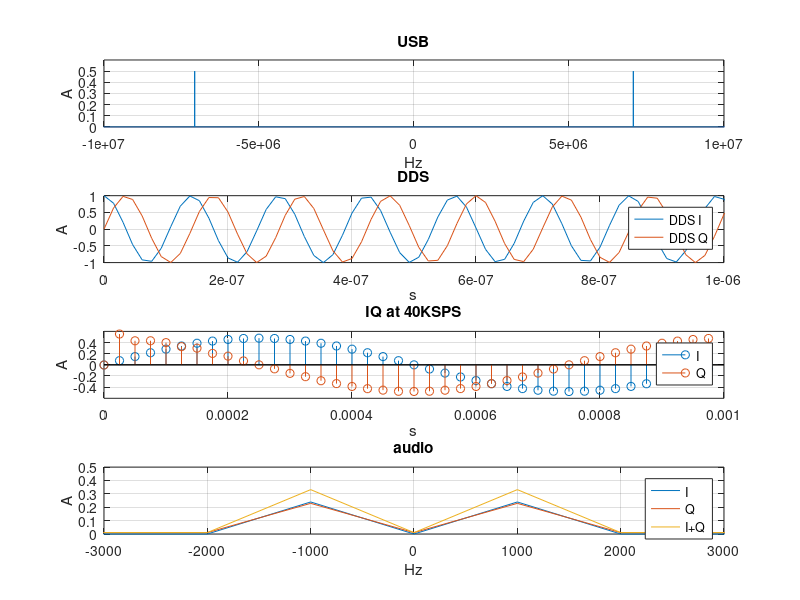

Source code (MATLAB):
addpath("C:\Users\Martin Stoyanov\IdeaProjects\va3aui\matlab")
pkg load communications
pkg load signal
clear all
close all
clc

fs = 65e6
t = 0 : 1/fs : 1e-3 - 1/fs
df = -fs/2 : 1e3 : fs/2-1e3

fc = 7.074e6
fa = 1e3
audio = sin(2*pi*fa*t)
usb = ssbmod(audio, fc, fs, 0, "upper")

dds_i = cos(2*pi*fc*t)
dds_q = sin(2*pi*fc*t)

i = usb.*dds_i
q = usb.*dds_q

figure(1)
subplot(4, 1, 1)
plot(df, abs(fftshift(fft(usb)/length(df))))
hold on
hold off
axis([-10e6, 10e6, 0, 0.6])
title('USB')
xlabel('Hz')
ylabel('A')
grid on
subplot(4, 1, 2)
plot(t, dds_i)
hold on
plot(t, dds_q)
hold off
axis([0, 1e-6, -1, 1])
title('DDS')
xlabel('s')
ylabel('A')
legend('DDS I', 'DDS Q')
grid on
subplot(4, 1, 3)
{
  # Matlab doesn't allow a decimation factor above 13 in a single step:
  dec_factor = 13*5*5*5
  fs = fs/dec_factor
  t = 0 : 1/fs : 1e-3 - 1/fs
  df = -fs/2 : 1e3 : fs/2-1e3

  temp_i = i
  temp_q = q
  i = decimate(decimate(decimate(decimate(temp_i, 13), 5), 5), 5)
  q = decimate(decimate(decimate(decimate(temp_q, 13), 5), 5), 5)
}
stem(t, i)
hold on
stem(t, q)
hold off
axis([0, 1e-3, -0.6, 0.6])
title('IQ at 40KSPS')
xlabel('s')
ylabel('A')
legend('I', 'Q')
grid on
subplot(4, 1, 4)
plot(df, abs(fftshift(fft(i))/length(df)))
hold on
plot(df, abs(fftshift(fft(q)/length(df))))
hold on
plot(df, abs(fftshift(fft(i+q)/length(df))))
hold off
axis([-3e3, 3e3, 0, 0.5])
title('audio')
xlabel('Hz')
ylabel('A')
legend('I', 'Q', 'I+Q')
grid on
